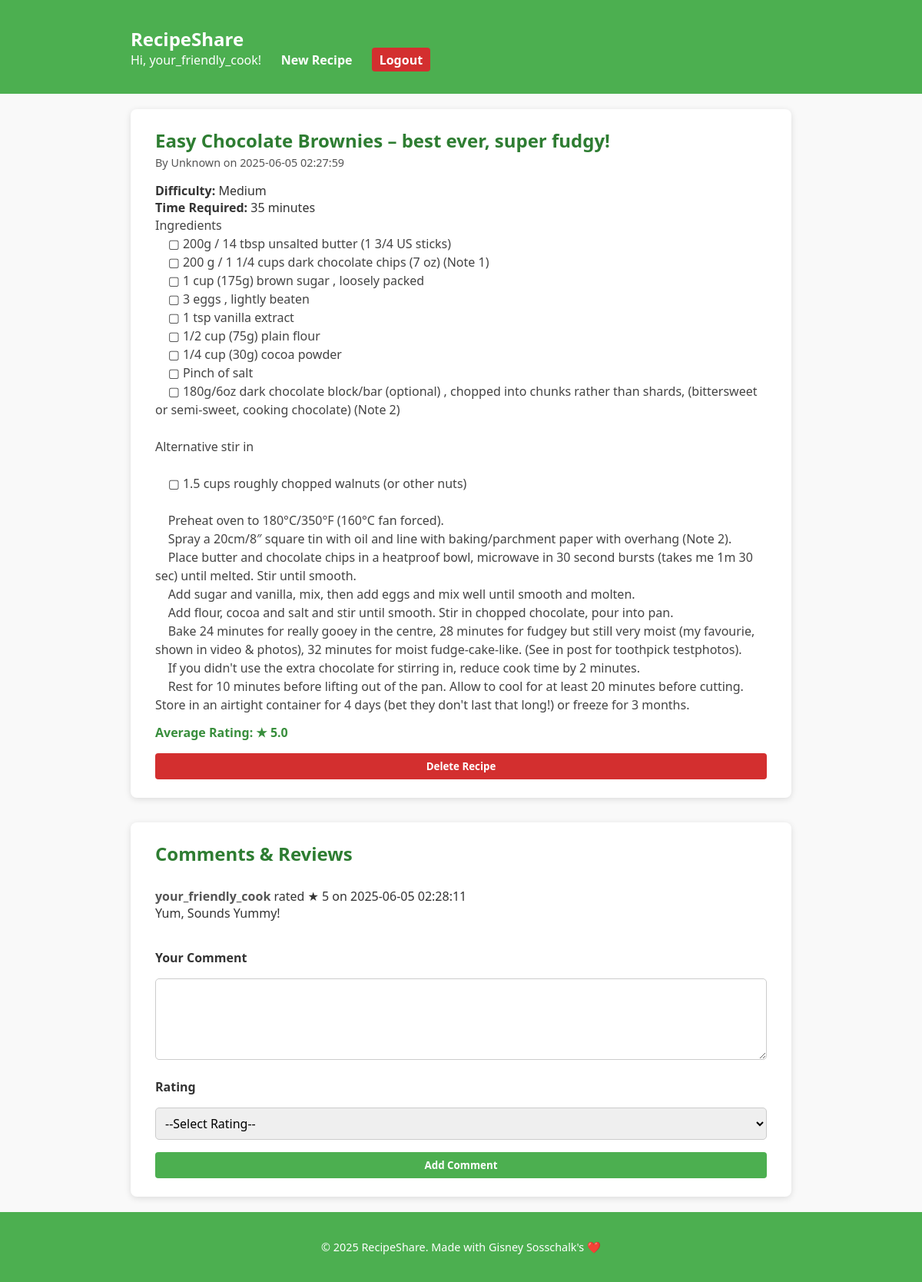
Page /recipe/1 (signed in) on the committed database.
### tables this page shows
CREATE TABLE user (
            id INTEGER PRIMARY KEY AUTOINCREMENT,
            username TEXT UNIQUE NOT NULL,
            password_hash TEXT NOT NULL
        );

CREATE TABLE recipe (
            id INTEGER PRIMARY KEY AUTOINCREMENT,
            title TEXT NOT NULL,
            description TEXT NOT NULL,
            difficulty TEXT NOT NULL,
            time_required INTEGER NOT NULL,
            created_at DATETIME DEFAULT CURRENT_TIMESTAMP,
            user_id INTEGER NOT NULL,
            FOREIGN KEY (user_id) REFERENCES user (id)
        );

CREATE TABLE comment (
            id INTEGER PRIMARY KEY AUTOINCREMENT,
            content TEXT NOT NULL,
            rating INTEGER NOT NULL,
            created_at DATETIME DEFAULT CURRENT_TIMESTAMP,
            user_id INTEGER NOT NULL,
            recipe_id INTEGER NOT NULL,
            FOREIGN KEY (user_id) REFERENCES user (id),
            FOREIGN KEY (recipe_id) REFERENCES recipe (id)
        );

### app.py (the view)
@app.route('/recipe/<int:recipe_id>')
def recipe_detail(recipe_id):
    db = get_db()
    cur = db.execute("SELECT * FROM recipe WHERE id = ?", (recipe_id,))
    recipe_row = cur.fetchone()
    if not recipe_row:
        abort(404)
    recipe = row_to_dict(recipe_row)
    cur = db.execute(
        """SELECT c.*, u.username
           FROM comment c
           JOIN user u ON c.user_id = u.id
           WHERE recipe_id = ?
           ORDER BY datetime(c.created_at) ASC""",
        (recipe_id,)
    )
    comment_rows = cur.fetchall()
    comments = [row_to_dict(comment) for comment in comment_rows] if comment_rows else []
    avg_rating = None
    if comments:
        total = sum(comment['rating'] for comment in comments)
        avg_rating = round(total / len(comments), 2)
    return render_template('recipe_detail.html', recipe=recipe, comments=comments, avg_rating=avg_rating)

### app.py (called while the page is built)
def get_db():
    if 'db' not in g:
        g.db = sqlite3.connect(DATABASE, detect_types=sqlite3.PARSE_DECLTYPES)
        g.db.row_factory = sqlite3.Row
    return g.db

@app.teardown_appcontext
def close_connection(exception):
    db_conn = g.pop('db', None)
    if db_conn:
        db_conn.close()

@app.context_processor
def inject_user():
    user = None
    if 'user_id' in session:
        db = get_db()
        cur = db.execute("SELECT * FROM user WHERE id = ?", (session['user_id'],))
        user = cur.fetchone()
    return dict(current_user=user)

def row_to_dict(row):
    return dict(row) if row else None

### templates/recipe_detail.html (shortened to what this page needs)
{% extends "base.html" %}
{% block content %}
<article class="recipe-detail">
  <h1>{{ recipe['title'] }}</h1>
  <p class="author">
    By {% if recipe['author_username'] %}{{ recipe['author_username'] }}{% else %}Unknown{% endif %} on
    {% if recipe['created_at'] %}
      {% if recipe['created_at'] is string %}
        {{ recipe['created_at'] }}
      {% else %}
        {{ recipe['created_at'].strftime('%b %d, %Y') }}
      {% endif %}
    {% else %}
      Unknown Date
    {% endif %}
  </p>
  <p><strong>Difficulty:</strong> {{ recipe['difficulty'] }}</p>
  <p><strong>Time Required:</strong> {{ recipe['time_required'] }} minutes</p>
  <div class="description">
    <pre>{{ recipe['description'] }}</pre>
  </div>
  {% if avg_rating %}
    <p class="avg-rating">Average Rating: ★ {{ avg_rating }}</p>
  {% else %}
    <p class="avg-rating">No ratings yet.</p>
  {% endif %}
  {% if current_user and current_user['id'] == recipe['user_id'] %}
    <form method="POST" action="{{ url_for('delete_recipe', recipe_id=recipe['id']) }}" onsubmit="return confirm('Are you sure you want to delete this recipe?');" class="delete-form">
      <button type="submit" class="btn btn-danger">Delete Recipe</button>
    </form>
  {% endif %}
</article>
<section class="comments-section">
  <h2>Comments &amp; Reviews</h2>
  {% if comments and comments|length > 0 %}
    <ul class="comments-list">
      {% for comment in comments %}
        <li class="comment">
          <p>
            <strong>
              {% if comment['username'] %}
                {{ comment['username'] }}
              {% else %}
                Unknown
              {% endif %}
            </strong>
            rated ★ {{ comment['rating'] }} on
            {% if comment['created_at'] %}
              {% if comment['created_at'] is string %}
                {{ comment['created_at'] }}
              {% else %}
                {{ comment['created_at'].strftime('%b %d, %Y %H:%M') }}
              {% endif %}
            {% else %}
              Unknown Date
            {% endif %}
          </p>
          <p>{{ comment['content'] }}</p>
        </li>
      {% endfor %}
    </ul>
  {% else %}
    <p>No comments yet. Be the first to review!</p>
  {% endif %}
  {% if current_user %}
    <form action="{{ url_for('add_comment', recipe_id=recipe['id']) }}" method="POST" class="form-comment">
      <label for="content">Your Comment</label>
      <textarea id="content" name="content" rows="4" required></textarea>
      <label for="rating">Rating</label>
      <select id="rating" name="rating" required>
        <option value="">--Select Rating--</option>
      </select>
      <button type="submit" class="btn btn-primary">Add Comment</button>
    </form>
  {% else %}
    <p><a href="{{ url_for('login') }}">Log in</a> to add a comment or review.</p>
  {% endif %}
</section>
{% endblock %}

### templates/base.html (shortened to what this page needs)
<!DOCTYPE html>
<html lang="en">
<head>
  <link rel="stylesheet" href="{{ url_for('static', filename='css/styles.css') }}" />
</head>
<body>
  <header>
    <nav class="navbar">
      <div class="container">
        <a href="{{ url_for('index') }}" class="navbar-brand">RecipeShare</a>
        <ul class="navbar-menu">
          {% if current_user %}
            <li>Hi, {{ current_user['username'] }}!</li>
            <li><a href="{{ url_for('new_recipe') }}">New Recipe</a></li>
            <li><a href="{{ url_for('logout') }}" class="btn-logout">Logout</a></li>
          {% else %}
            <li><a href="{{ url_for('login') }}">Login</a></li>
            <li><a href="{{ url_for('register') }}">Register</a></li>
          {% endif %}
        </ul>
      </div>
    </nav>
  </header>
  <main class="container">
    {% block content %}{% endblock %}
  </main>
  <footer>
    <div class="container">
      <p>&copy; 2025 RecipeShare. Made with Gisney Sosschalk's ❤️</p>
    </div>
  </footer>
</body>
</html>

### static/css/styles.css (style rules this page uses)
* { margin: 0; padding: 0; box-sizing: border-box; font-family: 'Segoe UI', Tahoma, Geneva, Verdana, sans-serif; }
body { background: #f9f9f9; color: #333; min-height: 100vh; display: flex; flex-direction: column; }
.container { max-width: 900px; margin: auto; padding: 20px; flex: 1; }
header, footer { background: #4CAF50; color: #fff; }
footer p { text-align: center; padding: 1rem 0; font-size: 0.9rem; }
.navbar { display: flex; justify-content: space-between; align-items: center; padding: 0.85rem 1rem; }
.navbar-brand { font-weight: 700; font-size: 1.5rem; color: #fff; text-decoration: none; }
.navbar-menu { list-style: none; display: flex; gap: 1rem; align-items: center; }
.navbar-menu li { color: #fff; }
.navbar-menu li a { color: #fff; text-decoration: none; font-weight: 600; padding: 0.3rem 0.6rem; border-radius: 4px; transition: background-color 0.2s ease; }
.btn-logout { background: #d32f2f; color: #fff !important; font-weight: 700; }
h1 { margin-bottom: 1.2rem; color: #2e7d32; }
.btn { padding: 0.5rem 1rem; background: #4caf50; color: #fff; border: none; border-radius: 4px; font-weight: 700; cursor: pointer; text-align: center; text-decoration: none; display: inline-block; transition: background-color 0.2s ease; }
.btn-danger { background: #d32f2f; }
form { display: flex; flex-direction: column; gap: 1rem; }
label { font-weight: 600; }
input[type=text], input[type=password], textarea, select { padding: 0.5rem; border: 1px solid #ccc; border-radius: 5px; font-size: 1rem; width: 100%; resize: vertical; font-family: inherit; }
textarea { font-family: inherit; }
.recipe-detail { background: #fff; padding: 1.5rem 2rem; border-radius: 8px; box-shadow: 0 2px 8px rgba(0,0,0,0.12); margin-bottom: 2rem; }
.recipe-detail h1 { margin-bottom: 0.2rem; color: #2e7d32; }
.recipe-detail .author { font-size: 0.9rem; color: #555; margin-bottom: 1rem; }
.recipe-detail .description pre { white-space: pre-wrap; font-family: 'Segoe UI', Tahoma, Geneva, Verdana, sans-serif; line-height: 1.5; font-size: 1rem; color: #444; }
.avg-rating { font-weight: 700; margin-top: 0.8rem; color: #388e3c; }
.delete-form { margin-top: 1rem; }
.comments-section { background: #fff; padding: 1.5rem 2rem; border-radius: 8px; box-shadow: 0 2px 8px rgba(0,0,0,0.12); }
.comments-section h2 { margin-bottom: 1rem; color: #2e7d32; }
.comments-list { list-style-type: none; margin-bottom: 1em; }
.comment { border-bottom: 1px solid #ddd; padding: 0.75rem 0; }
.comment:last-child { border-bottom: none; }
.comment strong { color: #555; }
.form-comment label { margin-top: 0.5rem; }

### rows in the picture
user: username "your_friendly_cook"
recipe: title "Easy Chocolate Brownies – best ever, super fudgy!", created_at "2025-06-05 02:27:59", difficulty "Medium", time_required "35", description "Ingredients ▢ 200g / 14 tbsp unsalted butter (1 3/4 US sticks) ▢ 200 g / 1 1/4 cups dark chocolate chips (7 oz) (Note 1) ▢ 1 cup (175g) brown sugar , loosely packed ▢ 3 eggs , lightly beaten ▢ 1 tsp vanilla extract ▢ 1/2 cup (75g) plain flour ▢ 1/4 cup (30g) cocoa powder ▢ Pinch of salt ▢ 180g/6oz dark chocolate block/bar (optional) , chopped into chunks rather than shards, (bittersweet or semi-sweet, cooking chocolate) (Note 2) Alternative stir in ▢ 1.5 cups roughly chopped walnuts (or other nuts) Preheat oven to 180°C/350°F (160°C fan forced). Spray a 20cm/8″ square tin with oil and line with baking/parchment paper with overhang (Note 2). Place butter and chocolate chips in a heatproof…"
comment: username "your_friendly_cook", rating "5", created_at "2025-06-05 02:28:11", content "Yum, Sounds Yummy!"

### other values in the picture
{{ avg_rating }} "5.0"
